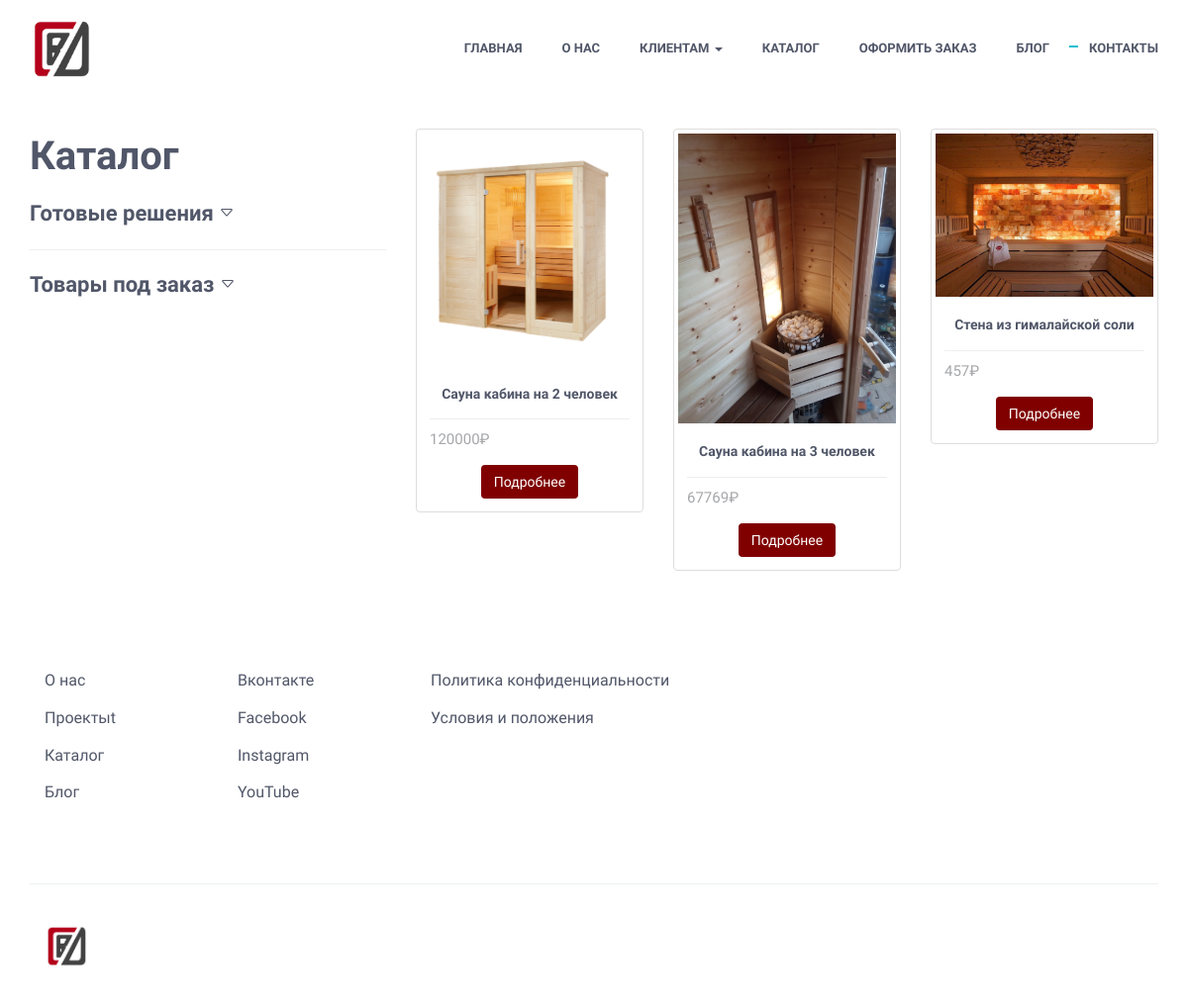
/catalog, run on the app's committed database.
### catalog/models.py (models this page shows, shortened)
class Product(models.Model):
    title = models.CharField('Название товара', max_length=80)
    description = models.TextField('Описание товара')
    price = models.IntegerField('Цена товара')
    category = models.ForeignKey(Category, on_delete=models.CASCADE)
    img = models.ImageField('Изображение', upload_to='img/product/', blank=True)
    class Meta:
        verbose_name = 'Товар'
        verbose_name_plural = 'Товары'

### catalog/views.py (the view)
# urls.py: path('', views.catalog, name='catalog'),
def catalog(request):
	product_list = models.Product.objects.all()
	ready_categories = models.Category.objects.filter(categories_type='R')
	order_categories = models.Category.objects.filter(categories_type='O')
	return render(request, 'catalog/catalog.html', {'product_list': product_list, 'ready_categories': ready_categories,
													'order_categories': order_categories})

### sauna/templates/catalog/catalog.html (shortened to what this page needs)
{% extends 'base.html' %}
{% load static %}
{%block body%}
<div class="row">
    <div class="col-md-4">
        <h1>Каталог</h1>
        <h3>
            <a data-toggle="collapse" href="#first" aria-expanded="false" aria-controls="footwear">
                Готовые решения <svg xmlns="http://www.w3.org/2000/svg" width="16" height="16" fill="currentColor" class="bi bi-caret-down" viewBox="0 0 16 16">
                <path d="M3.204 5h9.592L8 10.481 3.204 5zm-.753.659 4.796 5.48a1 1 0 0 0 1.506 0l4.796-5.48c.566-.647.106-1.659-.753-1.659H3.204a1 1 0 0 0-.753 1.659z"/>
                </svg>
            </a>
        </h3>
        <hr>
         <h3>
            <a data-toggle="collapse" href="#second" aria-expanded="false" aria-controls="footwear">
                Товары под заказ <svg xmlns="http://www.w3.org/2000/svg" width="16" height="16" fill="currentColor" class="bi bi-caret-down" viewBox="0 0 16 16">
                <path d="M3.204 5h9.592L8 10.481 3.204 5zm-.753.659 4.796 5.48a1 1 0 0 0 1.506 0l4.796-5.48c.566-.647.106-1.659-.753-1.659H3.204a1 1 0 0 0-.753 1.659z"/>
                </svg>
            </a>
        </h3>
    </div>
    <div class="col-md-8">
            <div class="row" id="card_result">
                {% for i in product_list %}
                    <div class="col-sm-6 col-md-4">
                        <div class="card-columns">
                        <div class="thumbnail">
                        <div class="card">
                            <img src='{{ i.img.url }}' class="card-img" alt="{{ i.title }}" width="100%">
                            <div class="caption">
                            <center><h5 class="card-title" style="margin-top: 10px">{{ i.title }}</h5></center>
                            <hr style="margin-top: 10px; margin-bottom: 10px">
                            <p class="card-text">{{ i.price }}₽</p>
                            <center><a href="{% url 'view_product' i.id%}" class="btn" style="background-color: #800000; color: #FFFFFF;">Подробнее</a></center>
                            </div>
                        </div>
                        </div>
                    </div>
                </div>
                {% endfor %}
            </div>
</div>
{% endblock %}

### sauna/templates/base.html (shortened to what this page needs)
{% load static %}
<!DOCTYPE html>
<html lang="ru" class="no-js">
    <head>
        <link href="{% static 'vendor/simple-line-icons/css/simple-line-icons.css' %}" rel="stylesheet" type="text/css"/>
        <link href="{% static 'vendor/bootstrap/css/bootstrap.min.css' %}" rel="stylesheet" type="text/css"/>
        <link href="{% static 'css/animate.css' %}" rel="stylesheet">
        <link href="{% static 'vendor/swiper/css/swiper.min.css' %}" rel="stylesheet" type="text/css"/>
        <link href="{% static 'vendor/magnific-popup/magnific-popup.css' %}" rel="stylesheet" type="text/css"/>
        <link href="{% static 'css/layout.min.css' %}" rel="stylesheet" type="text/css"/>
    </head>
    <body>
        <header class="header navbar-fixed-top">
            <nav class="navbar" role="navigation">
                <div class="container">
                    <div class="menu-container js_nav-item">
                        <div class="logo">
                            <a class="logo-wrap" href="{% url 'main_page' %}" style="max-height: 100%;">
                                <img class="logo-img logo-img-main" src="{% static 'img/logo.png' %}" alt="Asentus Logo" style="height: 65px; width: auto;">
                            </a>
                        </div>
                    </div>
                    <div class="collapse navbar-collapse nav-collapse">
                        <div class="menu-container">
                            <ul class="nav navbar-nav navbar-nav-right">
                                <li class="js_nav-item nav-item"><a class="nav-item-child nav-item-hover" href="{% url 'main_page' %}" style="color: #515769">Главная</a></li>
                                <li class="js_nav-item nav-item"><a class="nav-item-child nav-item-hover" href="{% url 'about' %}" style="color: #515769">О нас</a></li>
                                <li class="dropdown js_nav-item nav-item" >
                                    <a href="#" class="dropdown-toggle nav-item-child nav-item-hover" data-toggle="dropdown" style="color: #515769">Клиентам <b class="caret"></b></a>
                                </li>
                                <li class="js_nav-item nav-item"><a class="nav-item-child nav-item-hover" href="{% url 'catalog' %}" style="color: #515769">Каталог</a></li>
                                <li class="js_nav-item nav-item"><a class="nav-item-child nav-item-hover" href="{% url 'proposal' %}" style="color: #515769">Оформить заказ</a></li>
                                <li class="js_nav-item nav-item"><a class="nav-item-child nav-item-hover" href="{% url 'blog_list' %}" style="color: #515769">Блог</a></li>
                                <li class="js_nav-item nav-item active"><a class="nav-item-child nav-item-hover" href="contact" style="color: #515769">Контакты</a></li>
                            </ul>
                        </div>
                    </div>
                </div>
            </nav>
        </header>
        <div class="container" style="padding-top: 130px;">
        {% block body %}
        {% endblock %}
        </div>
        <footer class="footer">
            <div class="section-seperator">
                <div class="content-md container">
                    <div class="row">
                        <div class="col-sm-2 sm-margin-b-30">
                            <ul class="list-unstyled footer-list">
                                <li class="footer-list-item"><a href="{% url 'about' %}">О нас</a></li>
                                <li class="footer-list-item"><a href="{% url 'project' %}">Проектыt</a></li>
                                <li class="footer-list-item"><a href="{% url 'catalog' %}">Каталог</a></li>
                                <li class="footer-list-item"><a href="{% url 'blog_list' %}">Блог</a></li>
                            </ul>
                        </div>
                        <div class="col-sm-2 sm-margin-b-30">
                            <ul class="list-unstyled footer-list">
                                <li class="footer-list-item"><a href="https://vk.com/saunavdome">Вконтакте</a></li>
                                <li class="footer-list-item"><a href="https://www.facebook.com/saunavdom">Facebook</a></li>
                                <li class="footer-list-item"><a href="#">Instagram</a></li>
                                <li class="footer-list-item"><a href="#">YouTube</a></li>
                            </ul>
                        </div>
                        <div class="col-sm-3">
                            <ul class="list-unstyled footer-list">
                                <li class="footer-list-item"><a href="#">Политика конфиденциальности</a></li>
                                <li class="footer-list-item"><a href="#">Условия и положения</a></li>
                            </ul>
                        </div>
                    </div>
                </div>
            </div>
            <div class="content container">
                <div class="row">
                    <div class="col-xs-6">
                        <img class="footer-logo" src="{% static 'img/logo.png' %}" alt="Aironepage Logo" style="height: 45px; width: auto;">
                    </div>
                </div>
            </div>
        </footer>
    </body>
</html>

### data on the page
Product: img (picture), title "Сауна кабина на 2 человек", price "120000"
Product: img (picture), title "Сауна кабина на 3 человек", price "67769"
Product: img (picture), title "Стена из гималайской соли", price "457"
